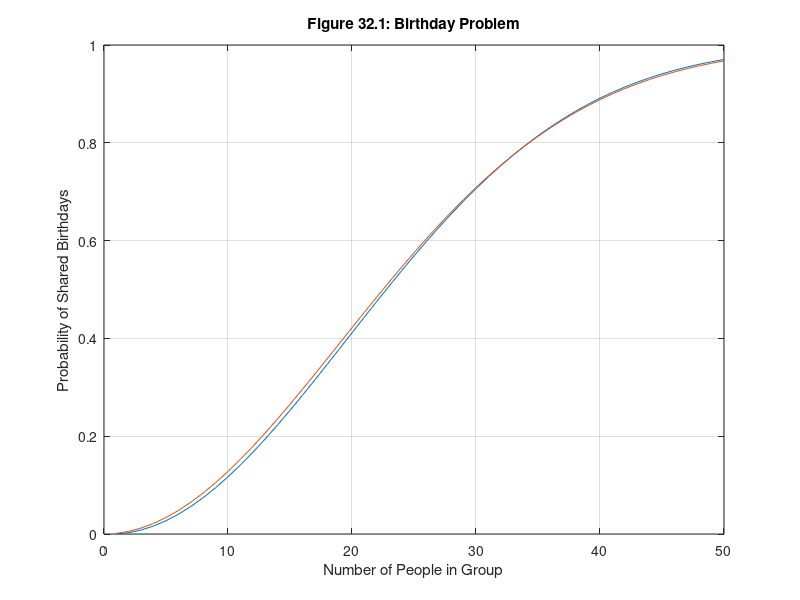

Write MATLAB code to recreate this figure.
% MATLAB File: BirthdayProblem.m

%% Birthday Problem Solutions

% create anonymous functions

% analytic solution
p = @(n) 1 - factorial(n)*nchoosek(365,n)/(365^n);

% note that the function factorial implements n!
% and nchoosek implements (365 over n)

% approximate solution
p_a = @(n) 1 - exp(-(n^2)/(2*365));

% the functions operate on scalar inputs,
% so a loop is required to gather data.

% preallocate memory for results (ALWAYS do this!)

N = 50; % maximum number of people
pexact = zeros(1,N);
papprox = zeros(1,N);

for n = 1:N              % JIT acceleration will work here!
    pexact(n) = p(n);
    papprox(n) = p_a(n);
end

nn = 1:N; % x axis for plot
plot(nn,pexact,nn,papprox)
grid on
xlabel('Number of People in Group')
ylabel('Probability of Shared Birthdays')
title('Figure 32.1: Birthday Problem')
